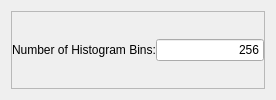
              <widget class="QWidget" name="NormalizedMutualInformationHistogram">
               <layout class="QVBoxLayout" name="verticalLayout_21">
                <item>
                 <widget class="QFrame" name="m_NormalizedMutualInformationHistogramFrame">
                  <property name="frameShape">
                   <enum>QFrame::StyledPanel</enum>
                  </property>
                  <property name="frameShadow">
                   <enum>QFrame::Raised</enum>
                  </property>
                  <layout class="QVBoxLayout" name="verticalLayout_8">
                   <property name="spacing">
                    <number>0</number>
                   </property>
                   <property name="margin">
                    <number>0</number>
                   </property>
                   <item>
                    <layout class="QHBoxLayout" name="_20">
                     <item>
                      <widget class="QLabel" name="textLabel1_5">
                       <property name="text">
                        <string>Number of Histogram Bins:</string>
                       </property>
                       <property name="wordWrap">
                        <bool>false</bool>
                       </property>
                      </widget>
                     </item>
                     <item>
                      <widget class="QLineEdit" name="m_NumberOfHistogramBinsNormalizedMutualInformationHistogram">
                       <property name="text">
                        <string>256</string>
                       </property>
                       <property name="alignment">
                        <set>Qt::AlignRight</set>
                       </property>
                      </widget>
                     </item>
                    </layout>
                   </item>
                  </layout>
                 </widget>
                </item>
               </layout>
              </widget>
